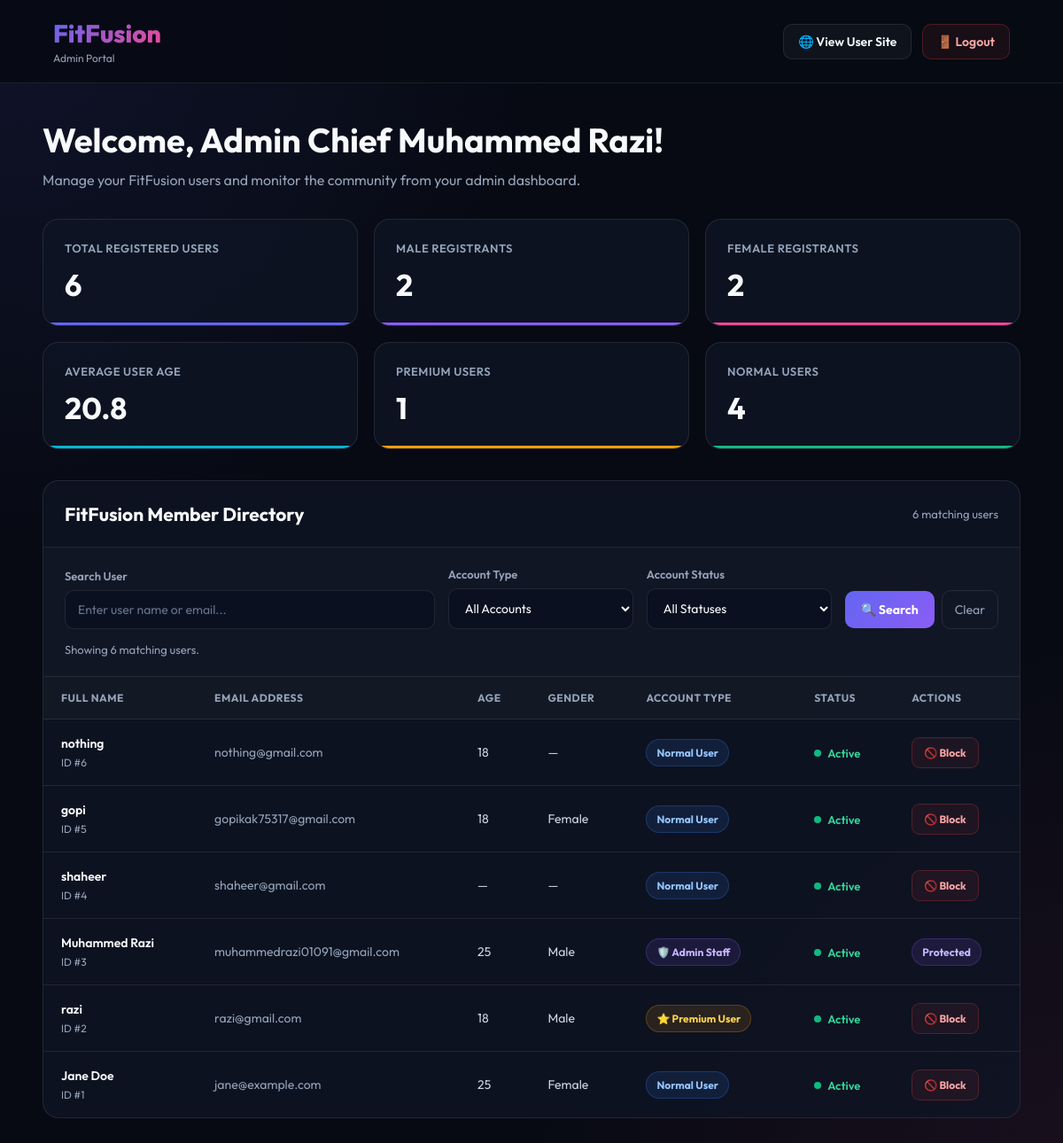
Screenshot of /admin-panel/ (signed in) with the database file from the repository.
### fit/models.py (models this page shows, shortened)
class CustomUser(AbstractBaseUser, PermissionsMixin):
    email = models.EmailField(unique=True)
    name = models.CharField(
        max_length=255
    )
    age = models.PositiveIntegerField(
        null=True,
        blank=True
    )
    GENDER_CHOICES = (
        ('M', 'Male'),
        ('F', 'Female'),
        ('O', 'Other'),
    )
    gender = models.CharField(
        max_length=1,
        choices=GENDER_CHOICES,
        null=True,
        blank=True
    )
    is_active = models.BooleanField(
        default=True
    )
    is_staff = models.BooleanField(
        default=False
    )
    is_paid = models.BooleanField(
        default=False
    )
    subscription_start = models.DateTimeField(
        null=True,
        blank=True
    )
    subscription_end = models.DateTimeField(
        null=True,
        blank=True
    )
    razorpay_order_id = models.CharField(
        max_length=100,
        null=True,
        blank=True
    )
    razorpay_payment_id = models.CharField(
        max_length=100,
        null=True,
        blank=True
    )
    razorpay_signature = models.CharField(
        max_length=255,
        null=True,
        blank=True
    )
    objects = CustomUserManager()
    USERNAME_FIELD = 'email'
    REQUIRED_FIELDS = ['name']

### fit/views.py (the view)
# urls.py: path('admin-panel/', views.admin_panel_view, name='admin_panel'),
@login_required(login_url='login')
@user_passes_test(
    lambda u: u.is_staff or u.is_superuser,
    login_url='home'
)
@login_required
def admin_panel_view(request):
    if not (request.user.is_staff or request.user.is_superuser):
        messages.error(
            request,
            "You are not authorized to access the admin panel."
        )
        return redirect("home")
    all_users = User.objects.all().order_by("-id")
    total_users = all_users.count()
    male_users = all_users.filter(gender="M").count()
    female_users = all_users.filter(gender="F").count()
    other_users = all_users.filter(gender="O").count()
    premium_users = all_users.filter(is_paid=True).count()
    normal_users = all_users.filter(
        is_paid=False,
        is_staff=False,
        is_superuser=False
    ).count()
    avg_age = all_users.aggregate(
        average_age=Avg("age")
    )["average_age"]
    avg_age = round(avg_age, 1) if avg_age is not None else 0
    search_query = request.GET.get("search", "").strip()
    users = all_users
    if search_query:
        users = users.filter(
            Q(name__icontains=search_query)
            | Q(email__icontains=search_query)
        )
    account_type = request.GET.get(
        "account_type",
        "all"
    ).strip().lower()
    if account_type == "premium":
        users = users.filter(is_paid=True)
    elif account_type == "normal":
        users = users.filter(
            is_paid=False,
            is_staff=False,
            is_superuser=False
        )
    status_filter = request.GET.get(
        "status",
        "all"
    ).strip().lower()
    if status_filter == "active":
        users = users.filter(is_active=True)
    elif status_filter == "blocked":
        users = users.filter(is_active=False)
    users = users.distinct().order_by("-id")
    context = {
        "users": users,
        "total_users": total_users,
        "male_users": male_users,
        "female_users": female_users,
        "other_users": other_users,
        "premium_users": premium_users,
        "normal_users": normal_users,
        "avg_age": avg_age,
        "search_query": search_query,
        "account_type": account_type,
        "status_filter": status_filter,
    }
    return render(
        request,
        "fit/admin_panel.html",
        context
    )

### fit/templates/fit/admin_panel.html (shortened to what this page needs)
<!DOCTYPE html>
<html lang="en">
<head>
</head>
<body>
    <nav class="navbar">
        <div class="brand">
            <h1>FitFusion</h1>
            <span>Admin Portal</span>
        </div>
        <div class="nav-actions">
            <a href="{% url 'home' %}" class="nav-btn">
                🌐 View User Site
            </a>
            <form method="POST"
                  action="{% url 'logout' %}"
                  class="logout-form">
                <button type="submit" class="logout-btn">
                    🚪 Logout
                </button>
            </form>
        </div>
    </nav>
    <main>
        <section class="welcome-section">
            <h2>
                Welcome, Admin Chief {{ request.user.name }}!
            </h2>
            <p>
                Manage your FitFusion users and monitor
                the community from your admin dashboard.
            </p>
        </section>
        <section class="stats-grid">
            <div class="stat-card stat-total">
                <span class="stat-label">
                    Total Registered Users
                </span>
                <div class="stat-number">
                    {{ total_users }}
                </div>
            </div>
            <div class="stat-card stat-male">
                <span class="stat-label">
                    Male Registrants
                </span>
                <div class="stat-number">
                    {{ male_users }}
                </div>
            </div>
            <div class="stat-card stat-female">
                <span class="stat-label">
                    Female Registrants
                </span>
                <div class="stat-number">
                    {{ female_users }}
                </div>
            </div>
            <div class="stat-card stat-age">
                <span class="stat-label">
                    Average User Age
                </span>
                <div class="stat-number">
                    {% if avg_age %}
                        {{ avg_age }}
                    {% else %}
                        N/A
                    {% endif %}
                </div>
            </div>
            <div class="stat-card stat-premium">
                <span class="stat-label">
                    Premium Users
                </span>
                <div class="stat-number">
                    {{ premium_users }}
                </div>
            </div>
            <div class="stat-card stat-normal">
                <span class="stat-label">
                    Normal Users
                </span>
                <div class="stat-number">
                    {{ normal_users }}
                </div>
            </div>
        </section>
        <section class="user-section">
            <div class="section-header">
                <div class="section-title">
                    FitFusion Member Directory
                </div>
                <div class="user-count">
                    {{ users|length }} matching users
                </div>
            </div>
            <div class="filter-section">
                <form method="GET" class="filter-form">
                    <div class="filter-group">
                        <label for="search">
                            Search User
                        </label>
                        <input
                            type="search"
                            id="search"
                            name="search"
                            class="filter-input"
                            placeholder="Enter user name or email..."
                            value="{{ search_query }}"
                        >
                    </div>
                    <div class="filter-group">
                        <label for="account_type">
                            Account Type
                        </label>
                        <select
                            id="account_type"
                            name="account_type"
                            class="filter-select"
                        >
                            <option
                                value="all"
                                {% if account_type == "all" %}selected{% endif %}
                            >
                                All Accounts
                            </option>
                        </select>
                    </div>
                    <div class="filter-group">
                        <label for="status">
                            Account Status
                        </label>
                        <select
                            id="status"
                            name="status"
                            class="filter-select"
                        >
                            <option
                                value="all"
                                {% if status_filter == "all" %}selected{% endif %}
                            >
                                All Statuses
                            </option>
                        </select>
                    </div>
                    <div class="filter-actions">
                        <button type="submit" class="search-btn">
                            🔍 Search
                        </button>
                        <a href="?" class="clear-btn">
                            Clear
                        </a>
                    </div>
                </form>
                <div class="filter-results">
                    Showing {{ users|length }} matching
                    user{{ users|length|pluralize }}.
                </div>
            </div>
            <div class="table-wrapper">
                <table>
                    <thead>
                        <tr>
                            <th>Full Name</th>
                            <th>Email Address</th>
                            <th>Age</th>
                            <th>Gender</th>
                            <th>Account Type</th>
                            <th>Status</th>
                            <th>Actions</th>
                        </tr>
                    </thead>
                    <tbody>
                        {% for user in users %}
                            <tr>
                                <td>
                                    <div class="user-name">
                                        {{ user.name }}
                                    </div>
                                    <div class="user-id">
                                        ID #{{ user.id }}
                                    </div>
                                </td>
                                <td>
                                    <div class="email">
                                        {{ user.email }}
                                    </div>
                                </td>
                                <td>
                                    <span class="age">
                                        {% if user.age %}
                                            {{ user.age }}
                                        {% else %}
                                            —
                                        {% endif %}
                                    </span>
                                </td>
                                <td>
                                    <span class="gender">
                                        {% if user.gender == "M" %}
                                            Male
                                        {% elif user.gender == "F" %}
                                            Female
                                        {% elif user.gender == "O" %}
                                            Other
                                        {% else %}
                                            —
                                        {% endif %}
                                    </span>
                                </td>
                                <td>
                                    {% if user.is_staff or user.is_superuser %}
                                        <span class="badge admin">
                                            🛡️ Admin Staff
                                        </span>
                                    {% elif user.is_paid %}
                                        <span class="badge premium">
                                            ⭐ Premium User
                                        </span>
                                    {% else %}
                                        <span class="badge user">
                                            Normal User
                                        </span>
                                    {% endif %}
                                </td>
                                <td>
                                    {% if user.is_active %}
                                        <span class="status active">
                                            <span class="status-dot"></span>
                                            Active
                                        </span>
                                    {% else %}
                                        <span class="status blocked">
                                            <span class="status-dot"></span>
                                            Blocked
                                        </span>
                                    {% endif %}
                                </td>
                                <td>
                                    {% if not user.is_staff and not user.is_superuser %}
                                        <form
                                            method="POST"
                                            action="{% url 'toggle_user_status' user.id %}"
                                            class="action-form"
                                        >
                                            {% if user.is_active %}
                                                <button
                                                    type="submit"
                                                    class="action-btn block"
                                                >
                                                    🚫 Block
                                                </button>
                                            {% endif %}
                                        </form>
                                    {% else %}
                                        <span class="badge admin">
                                            Protected
                                        </span>
                                    {% endif %}
                                </td>
                            </tr>
                        {% endfor %}
                    </tbody>
                </table>
            </div>
        </section>
    </main>
</body>
</html>

### rows the page displays
CustomUser: user.name "Muhammed Razi", name "Muhammed Razi", id "3", email "muhammedrazi01091@gmail.com", age "25", gender "Male", is_staff "🛡️ Admin Staff", is_active True (drawn)
CustomUser: name "nothing", id "6", email "nothing@gmail.com", age "18", is_staff "Normal User", is_active True (drawn)
CustomUser: name "gopi", id "5", email "gopikak75317@gmail.com", age "18", gender "Female", is_staff "Normal User", is_active True (drawn)
CustomUser: name "shaheer", id "4", email "shaheer@gmail.com", is_staff "Normal User", is_active True (drawn)
CustomUser: name "razi", id "2", email "razi@gmail.com", age "18", gender "Male", is_staff "⭐ Premium User", is_active True (drawn)
CustomUser: name "Jane Doe", id "1", email "jane@example.com", age "25", gender "Female", is_staff "Normal User", is_active True (drawn)

### other values shown
{{ total_users }} "6"
{{ male_users }} "2"
{{ female_users }} "2"
{{ avg_age }} "20.8"
{{ premium_users }} "1"
{{ normal_users }} "4"
{{ users|length }} "6"
